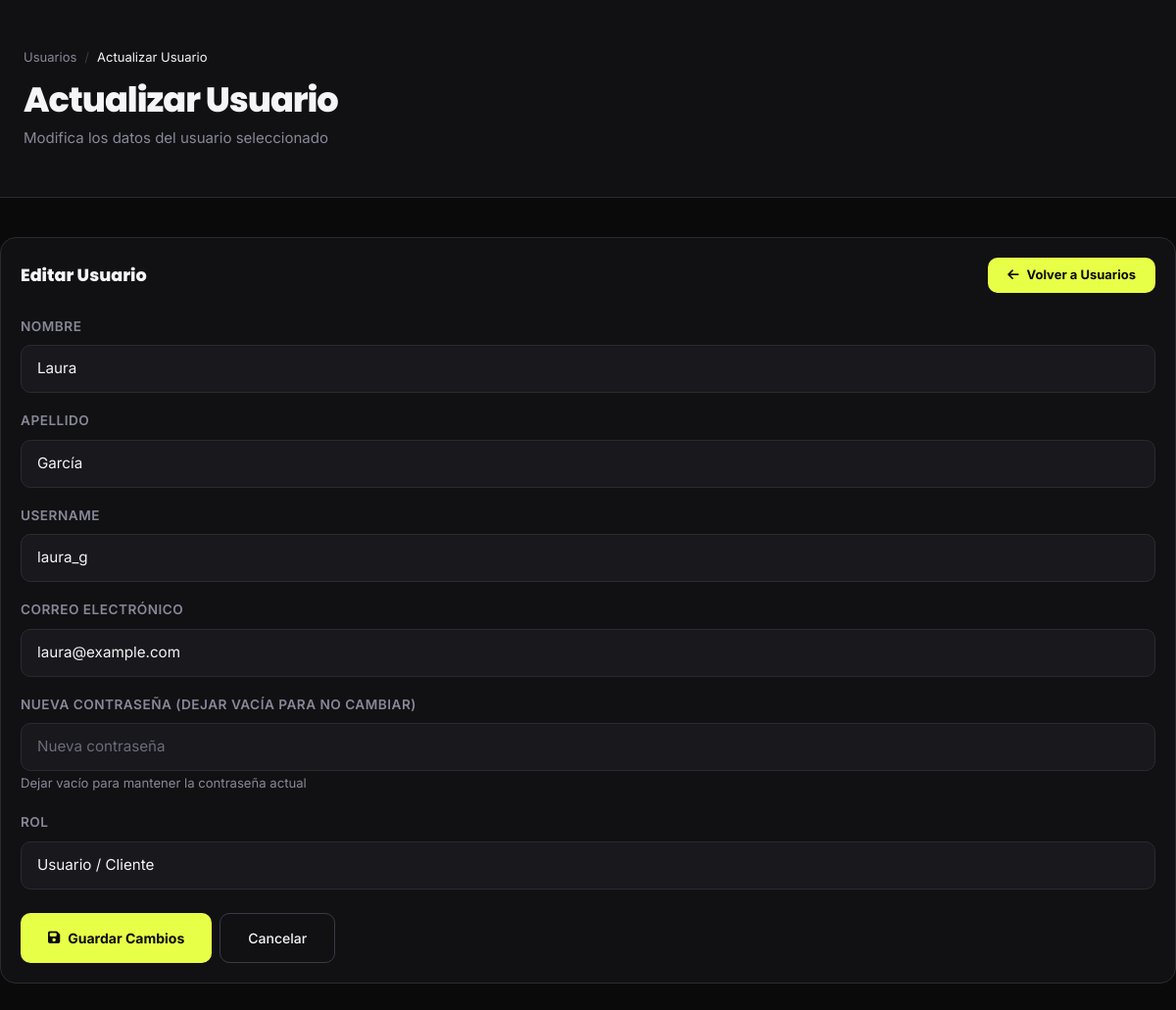
The page /views/php/usuarios/actualizar_usuario.php?id=4 on the database its author committed.
### tables this page shows
CREATE TABLE usuarios (
  id_usuario              INT UNSIGNED AUTO_INCREMENT PRIMARY KEY,
  rol_id          TINYINT UNSIGNED NOT NULL DEFAULT 2,   
  nombre          VARCHAR(80)  NOT NULL,
  apellido        VARCHAR(80)  NOT NULL,
  username        VARCHAR(50)  NOT NULL UNIQUE,
  email           VARCHAR(120) NOT NULL UNIQUE,
  password_hash   VARCHAR(255) NOT NULL,
  avatar_url      VARCHAR(500),
  activo          BOOLEAN      NOT NULL DEFAULT TRUE,
  email_verificado BOOLEAN     NOT NULL DEFAULT FALSE,
  creado_en       DATETIME     NOT NULL DEFAULT CURRENT_TIMESTAMP,
  actualizado_en  DATETIME     NOT NULL DEFAULT CURRENT_TIMESTAMP ON UPDATE CURRENT_TIMESTAMP,
CONSTRAINT fk_usuario_rol FOREIGN KEY (rol_id) REFERENCES roles(id_rol)
);

### views/php/usuarios/usuarioModel.php (called while the page is built, shortened)
<?php
$BD = connection() ;
function consultar_usuarios_id($id)
{
    global $BD;
    $sql =  mysqli_prepare($BD,'SELECT * FROM usuarios WHERE id_usuario = ?;');
    mysqli_stmt_bind_param($sql, 'i', $id);
    mysqli_stmt_execute($sql);
    $resultado = mysqli_stmt_get_result($sql);
    return mysqli_fetch_assoc($resultado);
}
?>

### views/php/usuarios/actualizar_usuario.php (the view, shortened to what this page needs)
<?php
include './usuarioModel.php';
$id = $_GET['id'];
$fila = consultar_usuarios_id($id);
?>
<!DOCTYPE html>
<html lang="es">
<head>
    <link href="https://cdn.jsdelivr.net/npm/bootstrap@5.3.3/dist/css/bootstrap.min.css" rel="stylesheet">
    <link rel="stylesheet" href="https://cdnjs.cloudflare.com/ajax/libs/font-awesome/6.4.0/css/all.min.css">
    <link rel="stylesheet" href="../../../css/style.css">
</head>
<body class="dashboard-page">
<div class="page-hero">
    <div class="container">
        <div class="breadcrumb-nav">
            <a href="./usuario.php">Usuarios</a>
            <span>/</span>
            <span style="color:var(--white)">Actualizar Usuario</span>
        </div>
        <h1 class="page-hero-title">Actualizar Usuario</h1>
        <p class="page-hero-sub">Modifica los datos del usuario seleccionado</p>
    </div>
</div>
<div class="container dashboard-section">
    <div class="dash-card">
        <div class="dashboard-card-header d-flex align-items-center justify-content-between">
            <span class="dashboard-card-title">Editar Usuario</span>
            <a href="./usuario.php" class="btn-primary btn btn-sm" style="font-size:13px; padding:8px 20px">
                <i class="fas fa-arrow-left"></i> Volver a Usuarios
            </a>
        </div>
        <form action="editar_usuario.php" method="POST">
            <div class="form-field">
                <label class="form-label">Nombre</label>
                <input type="text" name="nombre" value="<?= htmlspecialchars($fila['nombre']) ?>" required class="form-control">
            </div>
            <div class="form-field">
                <label class="form-label">Apellido</label>
                <input type="text" name="apellido" value="<?= htmlspecialchars($fila['apellido']) ?>" required class="form-control">
            </div>
            <div class="form-field">
                <label class="form-label">Username</label>
                <input type="text" name="username" value="<?= htmlspecialchars($fila['username']) ?>" required class="form-control">
            </div>
            <div class="form-field">
                <label class="form-label">Correo Electrónico</label>
                <input type="email" name="email" value="<?= htmlspecialchars($fila['email']) ?>" required class="form-control">
            </div>
            <div class="form-field">
                <label class="form-label">Nueva Contraseña (dejar vacía para no cambiar)</label>
                <input type="password" name="password" placeholder="Nueva contraseña" class="form-control">
                <small class="form-text">Dejar vacío para mantener la contraseña actual</small>
            </div>
            <div class="form-field">
                <label class="form-label">Rol</label>
                <select name="rol_id" required class="form-select">
                    <option value="2" <?= ($fila['rol_id'] == 2) ? 'selected' : '' ?>>Usuario / Cliente</option>
                </select>
            </div>
            <div class="d-flex gap-2 mt-4 flex-wrap">
                <button type="submit" class="btn-primary btn">
                    <i class="fas fa-save"></i> Guardar Cambios
                </button>
                <a href="./usuario.php" class="btn-outline-theme btn">Cancelar</a>
            </div>
        </form>
    </div>
</div>
</body>
</html>

### css/style.css (style rules this page uses)
:root { --black: #0a0a0b; --surface: #111114; --surface-2: #18181d; --surface-3: #222228; --border: #2a2a33; --border-light:#3a3a45; --accent: #e8ff47; --accent-dim: #c8e030; --accent-glow: rgba(232,255,71,0.18); --red: #ff4757; --cyan: #00d4ff; --white: #f5f5f7; --muted: #888898; --font-display:'Poppins', sans-serif; --font-body: 'Inter', sans-serif; --radius: 10px; --radius-lg: 16px; --radius-xl: 24px; --transition: 0.22s cubic-bezier(.4,0,.2,1); }
*,*::before,*::after { box-sizing:border-box; margin:0; padding:0; }
html { scroll-behavior:smooth; }
body { background: var(--black); color: var(--white); font-family: var(--font-body); font-size: 15px; line-height: 1.6; -webkit-font-smoothing: antialiased; }
a { color: inherit; text-decoration: none; }
button, input, select, textarea { font-family: inherit; }
.container { width: 100%; max-width: 1280px; margin: 0 auto; padding: 0 24px; }
.btn-primary { padding: 14px 28px; border-radius: var(--radius); background: var(--accent); color: var(--black); font-weight: 700; font-size: 14px; border: none; cursor: pointer; transition: all var(--transition); display: inline-flex; align-items:center; gap:8px; }
.page-hero { background:var(--surface); border-bottom:1px solid var(--border); padding:48px 0 32px; }
.page-hero-title { font-family:var(--font-display); font-size:2.2rem; font-weight:800; letter-spacing:-1px; margin-bottom:6px; }
.page-hero-sub { color:var(--muted); }
.breadcrumb-nav { display:flex; align-items:center; gap:8px; font-size:13px; color:var(--muted); margin-bottom:12px; }
.breadcrumb-nav a { color:var(--muted); transition:color var(--transition); }
.breadcrumb-nav span { color:var(--border-light); }
.form-field { margin-bottom:18px; }
.form-field label { display:block; font-size:.85rem; font-weight:600; color:var(--muted); margin-bottom:8px; text-transform:uppercase; letter-spacing:.5px; }
.dash-card { background:var(--surface); border:1px solid var(--border); border-radius:var(--radius-lg); padding:20px; }
.dashboard-page { background: var(--black); min-height: 100vh; }
.dashboard-section { padding: 40px 0 80px; }
.dashboard-card-header { margin-bottom: 24px; }
.dashboard-card-title { font-family: var(--font-display); font-weight: 800; font-size: 1.1rem; }
.dashboard-page .form-label { font-size: .85rem; font-weight: 600; color: var(--muted); margin-bottom: 8px; text-transform: uppercase; letter-spacing: .5px; }
.dashboard-page .form-control, .dashboard-page .form-select { background: var(--surface-2); border: 1px solid var(--border); color: var(--white); border-radius: 10px; font-size: .95rem; padding: 12px 16px; }
.dashboard-page .form-control::placeholder { color: var(--muted); opacity: .75; }
.dashboard-page .form-select option { background: var(--surface-2); color: var(--white); }
.dashboard-page .form-text { color: var(--muted); }
.btn-outline-theme { padding: 14px 28px; border-radius: var(--radius); border: 1px solid var(--border-light); background: transparent; color: var(--white); font-weight: 500; font-size: 14px; display: inline-flex; align-items: center; justify-content: center; transition: all var(--transition); }
.d-flex { display: flex !important; }
.flex-wrap { flex-wrap: wrap; }

### rows shown on the page
usuarios: nombre "Laura", apellido "García", username "laura_g", email "laura@example.com", rol_id "Usuario / Cliente"
